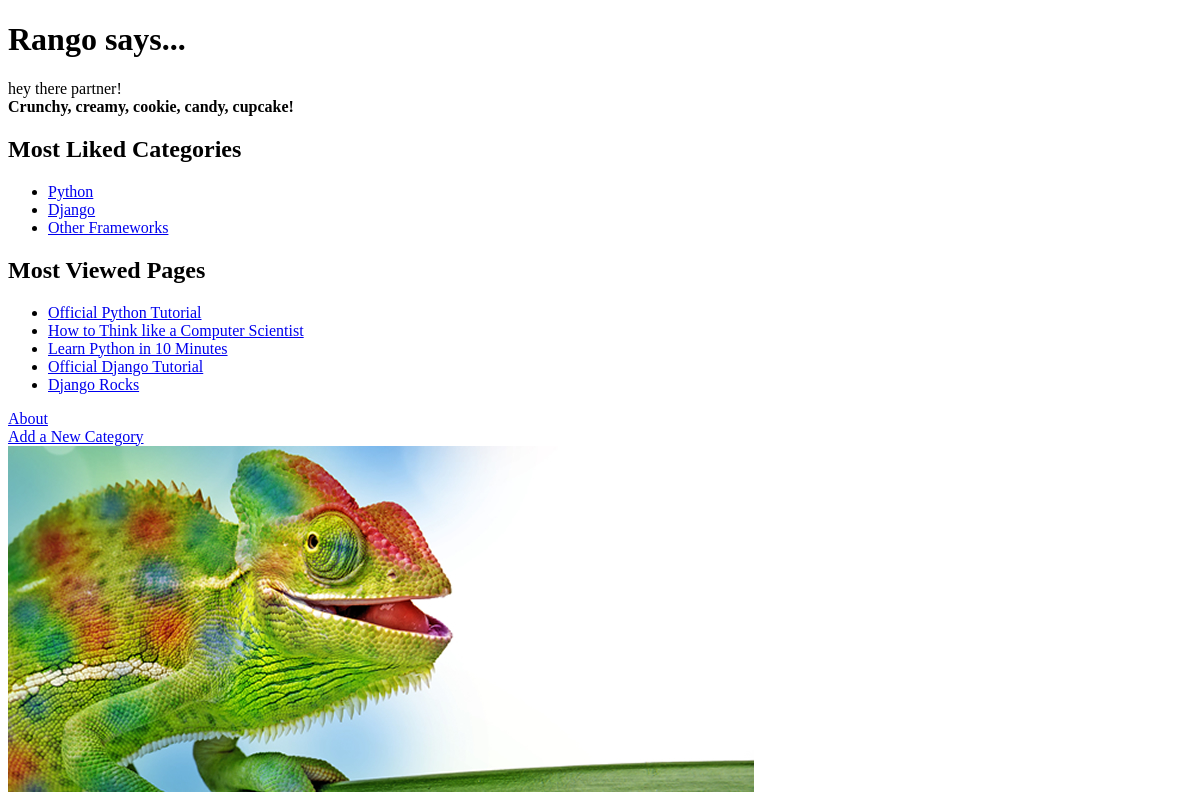
The app's page /, older data.
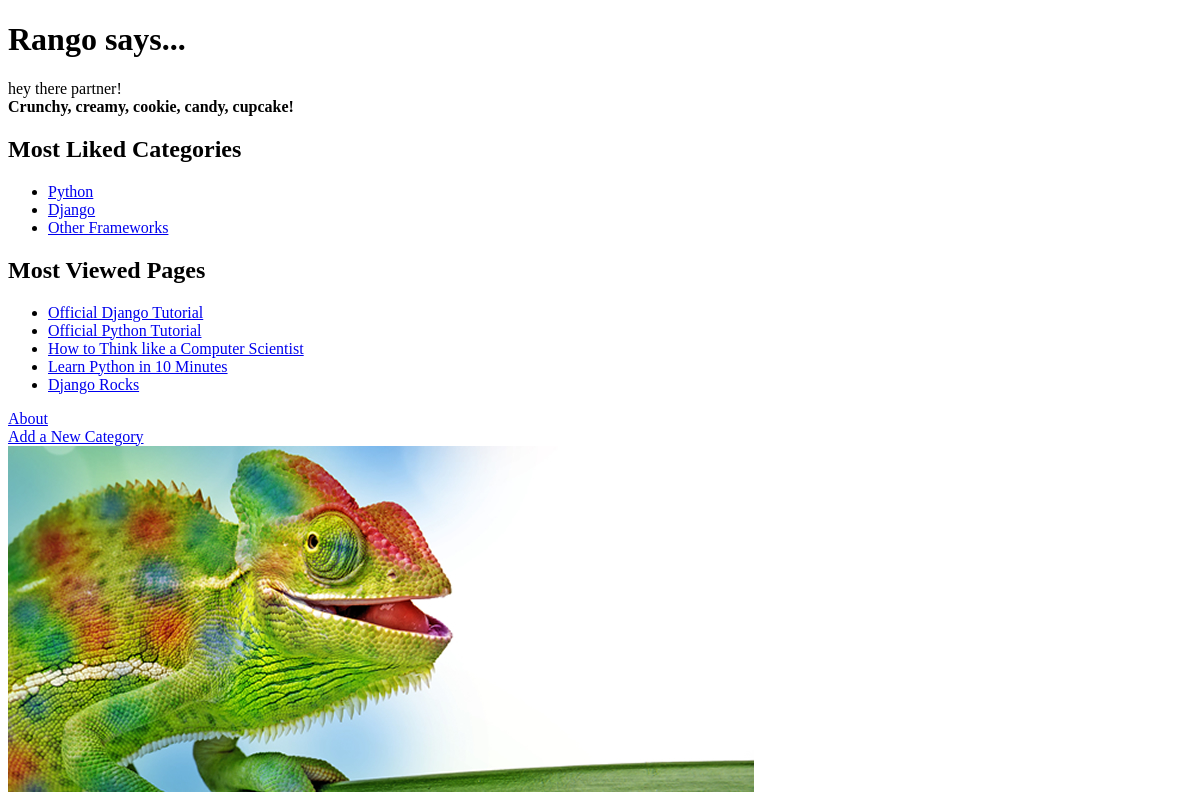
The same page, newer data.
### rango/models.py (models this page shows, shortened)
class Category(models.Model):
    name = models.CharField(max_length=128, unique=True)
    views = models.IntegerField(default=0)
    likes = models.IntegerField(default=0)
    slug = models.SlugField()
    class Meta:
        verbose_name_plural = 'categories'

class Page(models.Model):
    category = models.ForeignKey(Category, on_delete=models.CASCADE)
    title = models.CharField(max_length=128)
    url = models.URLField()
    views = models.IntegerField(default=0)

### rango/views.py (the view)
# urls.py: path('', views.index, name='index'),
def index(request):
    category_list = Category.objects.order_by('-likes')[:5]
    page_list = Page.objects.order_by('-views')[:5]
    context_dict = {}
    context_dict['boldmessage'] = 'Crunchy, creamy, cookie, candy, cupcake!'
    context_dict['categories'] = category_list
    context_dict['pages'] = page_list
    return render(request, 'rango/index.html', context=context_dict)

### templates/rango/index.html (shortened to what this page needs)
<!DOCTYPE html>
{% load staticfiles %}
<html>
	<head>
	</head>
	<body>
		<h1>Rango says...</h1>
		<div>
			hey there partner! <br />
			<strong>{{ boldmessage }}</strong><br />
		</div>
		<div>
			<h2>Most Liked Categories</h2>
			{% if categories %}
				<ul>
					{% for category in categories %}
					<li>
						<a href="/rango/category/{{ category.slug }}/">{{ category.name }}</a>
					</li>
					{% endfor %}
				</ul>
			{% else %}
				<strong>There are no categories present.</strong>
			{% endif %}
		</div>
		<div>
			<h2>Most Viewed Pages</h2>
			{% if pages %}
				<ul>
					{% for page in pages %}
					<li>
						<a href="{{ page.url }}">{{ page.title }}</a>
					</li>
					{% endfor %}
				</ul>
			{% else %}
				<strong>There are no pages present.</strong>
			{% endif %}
		</div>
		<div>
			<a href="/rango/about/">About</a><br />
			<a href="/rango/add_category/">Add a New Category</a><br />
			<img src="{% static 'images/rango.jpg' %}"
			     alt="Picture of Rango" />
		</div>
	</body>
</html>

Row changes from the older to the newer data that the page shows:
changed Page "Official Django Tutorial": moves up the list
